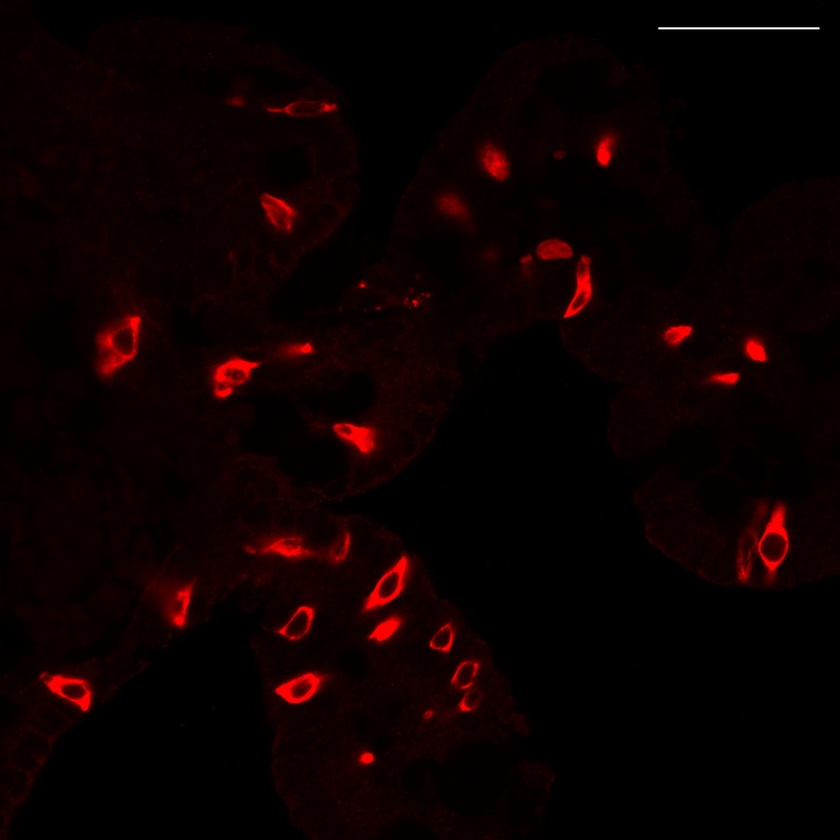
#> input picture dclk1_il13.jpg, 840 x 840 px, shrunk from 1600 x 1600 before the run
$ python runQuant.py --input dclk1_il13.jpg   (Python 2 division)   (older library calls are emulated)
#> lines starting #> are read from the running program, lines starting #| are printed output that depends on the picture; after the words box and inside, x2 and y2 are one past the last pixel; in counts of white or black regions, pixels touching at a corner belong together

from os import listdir
from os.path import isfile, join, splitext
import sys
import argparse
import cv2
import numpy as np
import sys
import argparse

# run spot counting
def quant(  input_img,
            output,
            min_pixel,
            min_distance,
            min_area=0,
            adaptive=False,
            bright_blobs=True,
            highlight_col = (0,255,0),     # green
            show_threshold=False):
#> called with input_img = 'dclk1_il13.jpg', output = 'processed_output.jpg', min_pixel = 25, min_distance = 20, min_area = 0, adaptive = False, bright_blobs = True, highlight_col = (0, 255, 0)
    print("Starting quant.")
    print("Loading image from: " + input_img)
    try:
        img = cv2.imread(input_img)
#> img is the input picture: shape (840, 840, 3); mean B, G, R 0.5, 0.4, 12.6
        gray = cv2.cvtColor(img,cv2.COLOR_BGR2GRAY)
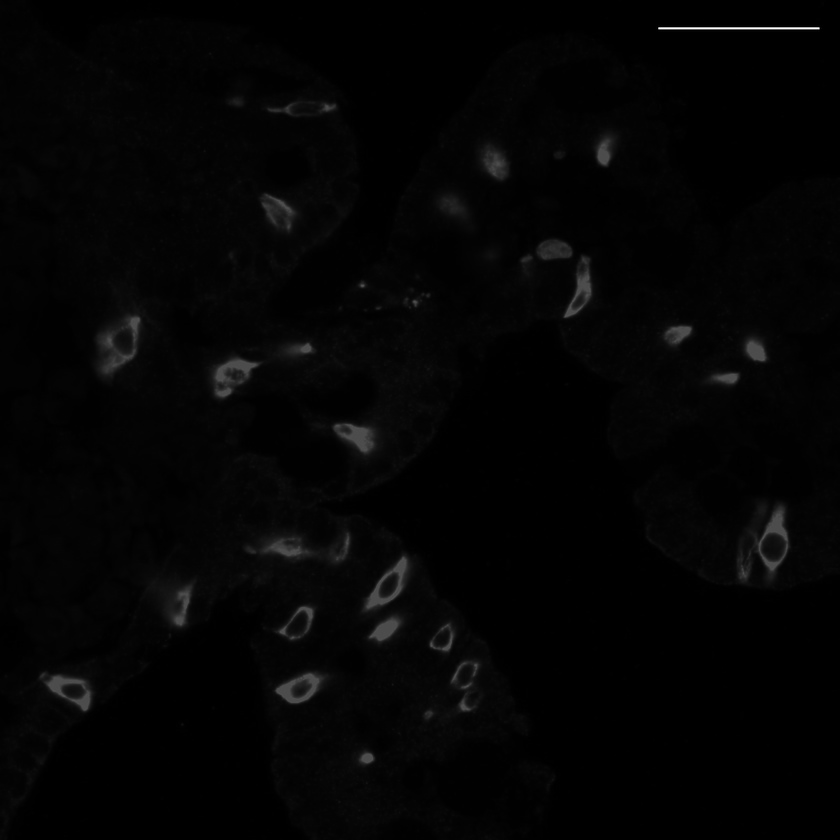
#> gray: shape (840, 840); min 0, max 255, mean 4
        print("Loaded. Processing..")
    except cv2.error as err:
        #print(err)
        print("Not an image")
        return(-1)


    if not bright_blobs:
        gray = cv2.bitwise_not(gray)
    if adaptive:
        print("Using adaptive thresholding")
        thresh = cv2.adaptiveThreshold(gray,255,cv2.ADAPTIVE_THRESH_GAUSSIAN_C,\
               cv2.THRESH_BINARY,11,2)
    else:
        ret,thresh = cv2.threshold(gray,min_pixel,255,0)
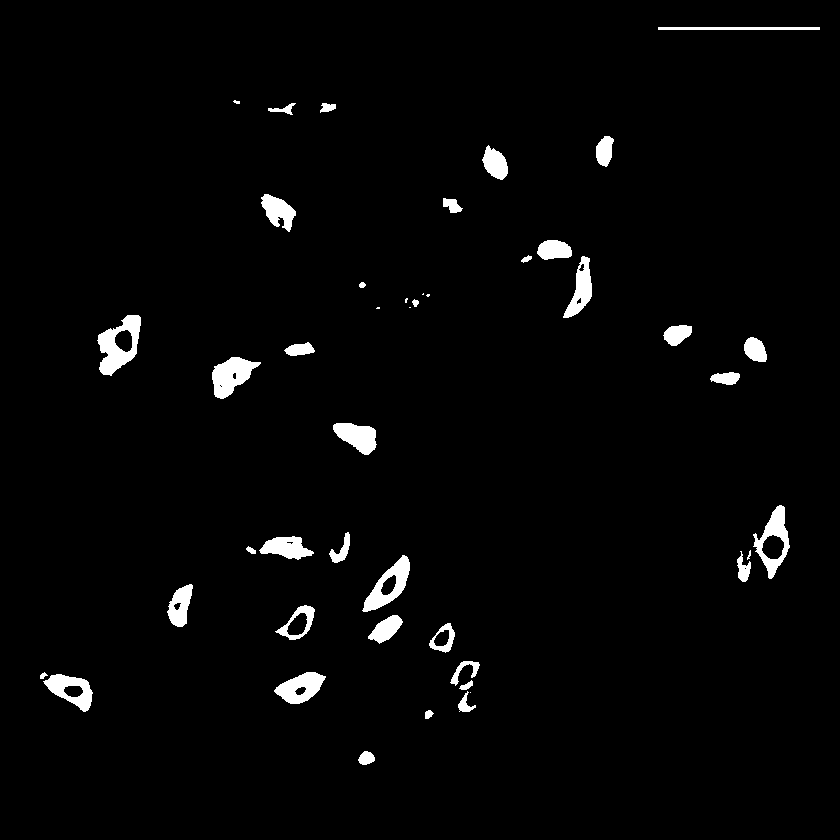
#> thresh: shape (840, 840); 2.4% white; 45 white regions (7 under 20 px)
#> ret = 25
    #
    if show_threshold:
        cv2.imshow('Thresholded input', thresh)
        cv2.waitKey(0)

    _, contours, _= cv2.findContours(thresh,cv2.RETR_EXTERNAL,2)
#> contours = 45 contours, 8 with area under 20; largest, box (x1, y1, x2, y2) and area: (97, 315, 141, 376) 1588, (753, 505, 790, 579) 1376, (362, 555, 410, 612) 1203, (212, 357, 261, 399) 1110, (43, 674, 93, 712) 1028

    LENGTH = len(contours)
#> LENGTH = 45
    print("Found " + str(LENGTH) + " contours..")
#| Found 45 contours..

    if min_area > 0:
        filtered = []
        area = []
        for hull in contours:
            a = cv2.contourArea(hull)
            area.append(a)

            if a >  min_area:

                filtered.append(hull)
        print("[min_area] Mean blob area: " + str(round(np.mean(area), 3)))
        print("[min_area: " + str(min_area) + "]: Filtered out " + str(len(contours) - len(filtered)) + " hulls - " + str(len(filtered)) + " remain")
        n_hulls = str(len(filtered))
        contours = filtered
        print(area)

    LENGTH = len(contours)
    status = np.zeros((LENGTH,1))
#> status = 45 values from 0 to 0

    toolbar_width = LENGTH
#> toolbar_width = 45
    print("Merging nearby contours.. (min_distance=" + str(min_distance) + ")")

    sys.stdout.write("[%s]" % (" " * toolbar_width))
    sys.stdout.flush()
    sys.stdout.write("\b" * (toolbar_width+1)) # return to start of line, after '['

    for i,cnt1 in enumerate(contours):
        x = i
        if i != LENGTH-1:
            for j,cnt2 in enumerate(contours[i+1:]):
                x = x+1

                dist = find_if_close(cnt1,cnt2,min_distance)
                if dist == True:
                    val = min(status[i],status[x])
                    status[x] = status[i] = val
                else:
                    if status[x]==status[i]:
                        status[x] = i+1
            sys.stdout.write("=")
            sys.stdout.flush()
#> this loop made 45 passes
#> cnt1 on passes 28, 29, 33, 45: [[409, 307], [410, 307]], [[377, 307], [376, 308], [379, 308], [379, 307]], [[423, 293], [422, 294], [423, 294]], [[658, 27], [658, 29], [819, 29], [819, 27]]

    sys.stdout.write("\n")
    unified = []
    try:
        maximum = int(status.max())+1
    except ValueError:
        print "WARN: No blobs found! Try reducing min_pixel"
        return 0

    for i in xrange(maximum):
        pos = np.where(status==i)[0]
        if pos.size != 0:
            cont = np.vstack(contours[i] for i in pos)
            hull = cv2.convexHull(cont)
            unified.append(hull)
#> this loop made 45 passes


    n_hulls = str(len(unified))
    print("Merged into " + n_hulls + " hulls ")
#| Merged into 28 hulls

    info_str = n_hulls + " blobs found. min_pixel="+str(min_pixel) + ", min_distance="+str(min_distance) + "min_area="+str(min_area)
    im_with_contours = cv2.drawContours(img,unified,-1,highlight_col,2)
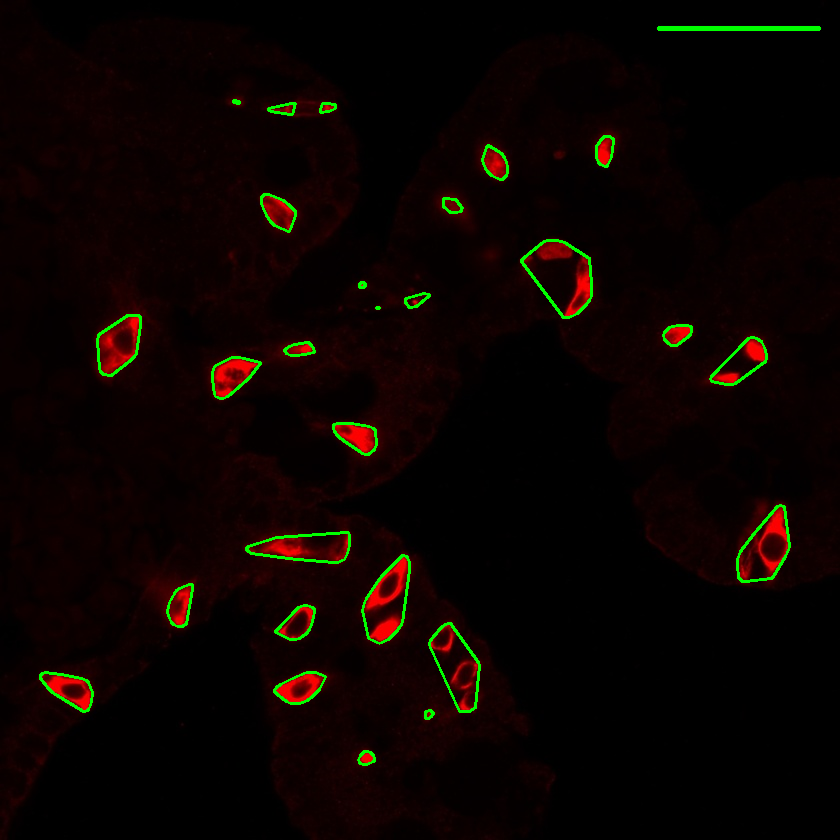
#> im_with_contours: shape (840, 840, 3); mean B, G, R 0.3, 3.7, 11.5
    cv2.putText(im_with_contours,info_str, (25,100), cv2.FONT_HERSHEY_SIMPLEX, 1.5, highlight_col, 2)
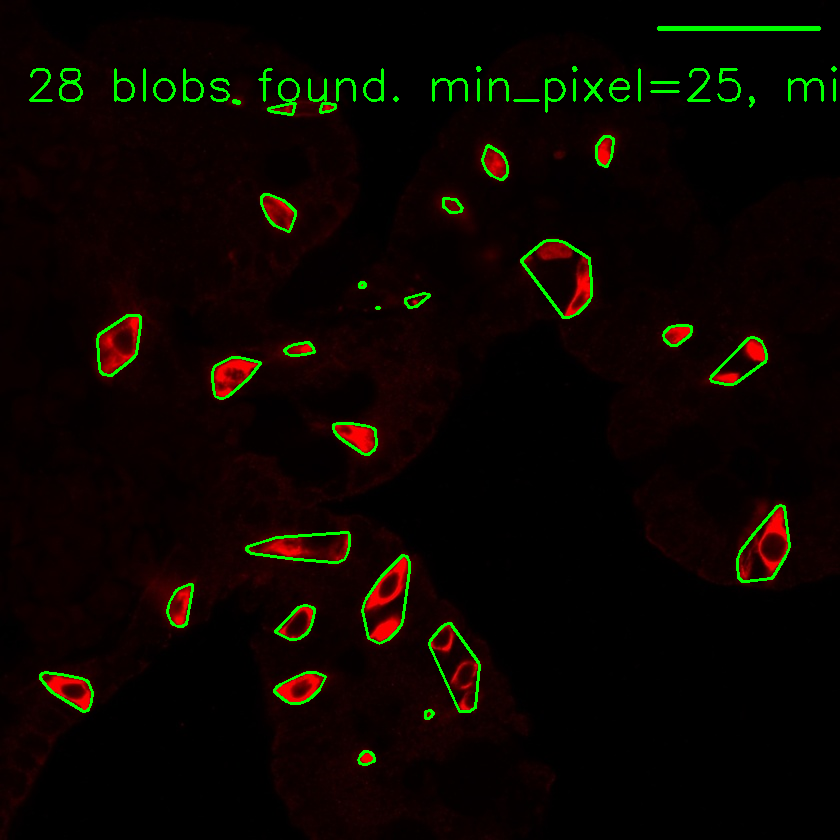
#> im_with_contours: shape (840, 840, 3); 0.69% of pixels changed, all inside (x1, y1, x2, y2) = (29, 66, 837, 113)
    print("Writing annotated image to " + output)
    cv2.imwrite(output, im_with_contours)
    return len(unified)


def find_if_close(cnt1,cnt2, min_distance):
    row1,row2 = cnt1.shape[0],cnt2.shape[0]
    for i in xrange(row1):
        for j in xrange(row2):
            dist = np.linalg.norm(cnt1[i]-cnt2[j])
            if abs(dist) < min_distance :
                return True
            elif i==row1-1 and j==row2-1:
                return False

class MyParser(argparse.ArgumentParser):
    def error(self, message):
        sys.stderr.write('error: %s\n' % message)
        self.print_help()
        sys.exit(2)

if __name__ == "__main__":
    parser = argparse.ArgumentParser(description="Utility to identify mRNA molecules in FISH images (using OpenCV)")
    parser.add_argument('-I', '--input', help="Input image")
    parser.add_argument('-O', '--output', help="Output image")
    parser.add_argument('-M', '--min_pixel', help="Minimum pixel value (higher means less signal, less noise)")
    parser.add_argument('-MD', '--min_distance', help="Minimum distance (higher means less merging)")
    parser.add_argument('-MA', '--min_area', help="Minimum area of blobs (higher less blobs)")
    parser.add_argument('--bright-blobs', dest='bright', action='store_true', help="Look for dark blobs (default is false, looks for bright blobs)")
    parser.add_argument('--dark-blobs', dest='bright', action='store_false')
    parser.set_defaults(bright=True)
    parser.add_argument('--adaptive', action='store_true', help="Use adaptive thresholding")
    parser.add_argument('--show_threshold', action='store_true', help="Show the thresholded image before processing it")

args = parser.parse_args()

if not args.input:
    parser.print_help(sys.stderr)
    sys.exit(1)


#thresholds
if not args.min_pixel:
    min_pixel = 25
else:
    min_pixel = float(args.min_pixel)

if args.min_area:
    min_area = float(args.min_area)
else:
    min_area = 0

if not args.min_distance:
    min_distance = 20
else:
    min_distance = float(args.min_distance)
if not args.output:
    output = "processed_output.jpg"
else:
    output = args.output

quant(args.input,
    output,
    min_pixel,
    min_distance,
    min_area = min_area,
    bright_blobs=args.bright,
    adaptive=args.adaptive,
    show_threshold=args.show_threshold)
